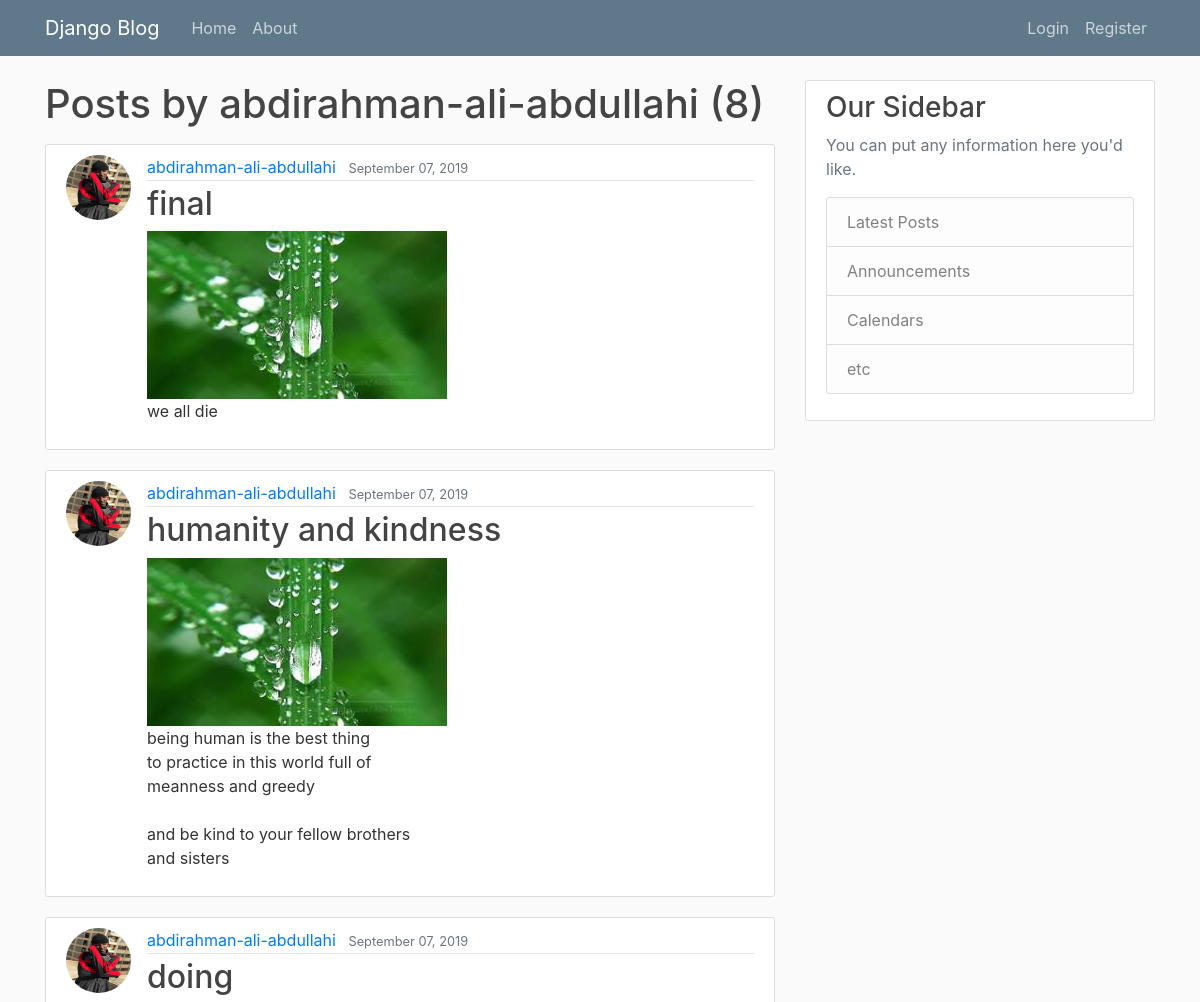
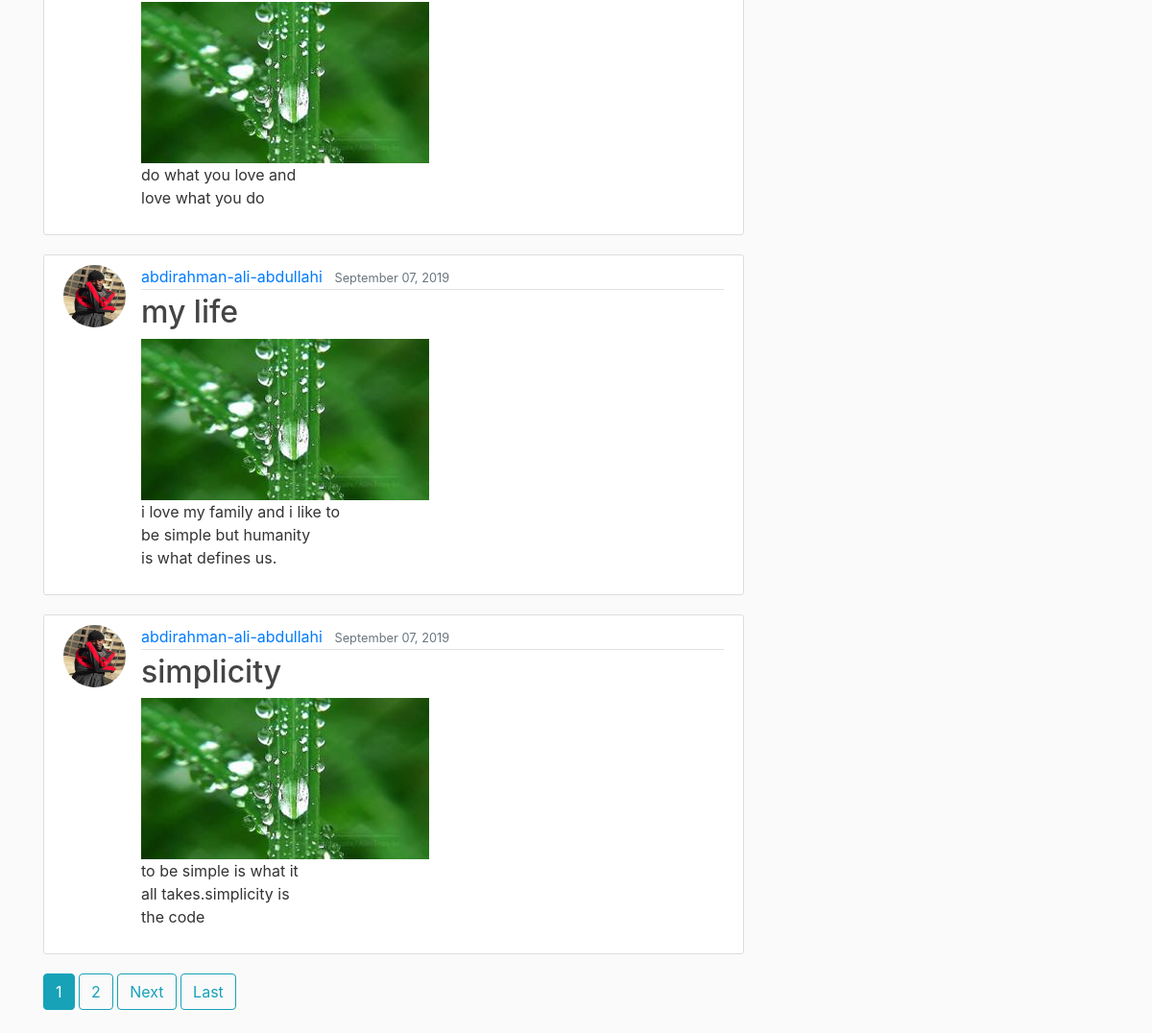
Screenshot of /user/abdirahman-ali-abdullahi with the database file from the repository (2 pictures, top to bottom).
### blog/models.py (models this page shows, shortened)
class Post(models.Model):
	title=models.CharField(max_length=100)
	content=models.TextField()
	date_posted=models.DateTimeField(default=timezone.now)
	author=models.ForeignKey(User,on_delete=models.CASCADE)
	image=models.ImageField(default='default.jpg',upload_to='post_media')

### users/models.py (models this page shows, shortened)
class Profile(models.Model):
	user=models.OneToOneField(User,on_delete=models.CASCADE)
	image=models.ImageField(default='default.jpg',upload_to='profile_pics')

### blog/views.py (the view)
# urls.py: path('user/<str:username>',UserPostListView.as_view(),name='user-posts' ),
class UserPostListView(ListView):
    model=Post
    template_name='blog/user_posts.html'  #<app>/<model>_<viewtype>.html
    context_object_name='posts'
    paginate_by=5
    def get_queryset(self):
        user=get_object_or_404(User,username=self.kwargs.get('username'))
        return Post.objects.filter(author=user).order_by('-date_posted')

### blog/templates/blog/user_posts.html (shortened to what this page needs)
{% extends 'blog/base.html' %}
{% block content %}
	<h1 class='mb-3'>Posts by {{ view.kwargs.username }} ({{ page_obj.paginator.count}})</h1>
	{% for post in posts %}
		<article class="media content-section">
		  <img class='rounded-circle article-img'src='{{ post.author.profile.image.url }}'>
		  <div class="media-body">
		    <div class="article-metadata">
		      <a class="mr-2" href="{% url 'user-posts' post.author.username %}">{{ post.author }}</a>
		      <small class="text-muted">{{ post.date_posted|date:'F d, Y' }}</small>
		    </div>
		    <h2><a class="article-title" href="{% url 'post-detail' post.id %}">{{ post.title }}</a></h2>
		    <img src="{{ post.image.url }}">
		    <p class="article-content">{{ post.content }}</p>
		  </div>
		</article>
	{% endfor %}
	{% if is_paginated %}
		{% for num in page_obj.paginator.page_range %}
			{% if page_obj.number == num %}
				<a class='btn btn-info mb-4' href='?page={{ num }}'>{{ num }}</a>
			{% elif num > page_obj.number|add:'-3' and  num < page_obj.number|add:'3' %}
				<a class='btn btn-outline-info mb-4' href='?page={{ num }}'>{{ num }}</a>
			{% endif %}
		{% endfor %}
		{% if page_obj.has_next %}
			<a class='btn btn-outline-info mb-4' href='?page={{ page_obj.next_page_number}}'>Next</a>
			<a class='btn btn-outline-info mb-4' href='?page={{ page_obj.paginator.num_pages }}'>Last</a>
		{% endif %}
	{% endif %}
{% endblock content %}

### blog/static/blog/main.css (style rules this page uses)
body { background: #fafafa; color: #333333; margin-top: 5rem; }
h1, h2, h3, h4, h5, h6 { color: #444444; }
.content-section { background: #ffffff; padding: 10px 20px; border: 1px solid #dddddd; border-radius: 3px; margin-bottom: 20px; }
.article-title { color: #444444; }
.article-content { white-space: pre-line; }
.article-img { height: 65px; width: 65px; margin-right: 16px; }
.article-metadata { padding-bottom: 1px; margin-bottom: 4px; border-bottom: 1px solid #e3e3e3 }

### rows the page displays
Post: author.profile.image (picture), author "abdirahman-ali-abdullahi", date_posted "September 07, 2019", title "final", image (placeholder picture), content "we all die"
Post: author.profile.image (picture), author "abdirahman-ali-abdullahi", date_posted "September 07, 2019", title "humanity and kindness", image (placeholder picture), content "being human is the best thing to practice in this world full of meanness and greedy and be kind to your fellow brothers and sisters"
Post: author.profile.image (picture), author "abdirahman-ali-abdullahi", date_posted "September 07, 2019", title "doing", image (placeholder picture), content "do what you love and love what you do"
Post: author.profile.image (picture), author "abdirahman-ali-abdullahi", date_posted "September 07, 2019", title "my life", image (placeholder picture), content "i love my family and i like to be simple but humanity is what defines us."
Post: author.profile.image (picture), author "abdirahman-ali-abdullahi", date_posted "September 07, 2019", title "simplicity", image (placeholder picture), content "to be simple is what it all takes.simplicity is the code"

### other values shown
{{ view.kwargs.username }} "abdirahman-ali-abdullahi"
{{ page_obj.paginator.count }} "8"
{{ num }} "1"
{{ num }} "2"
